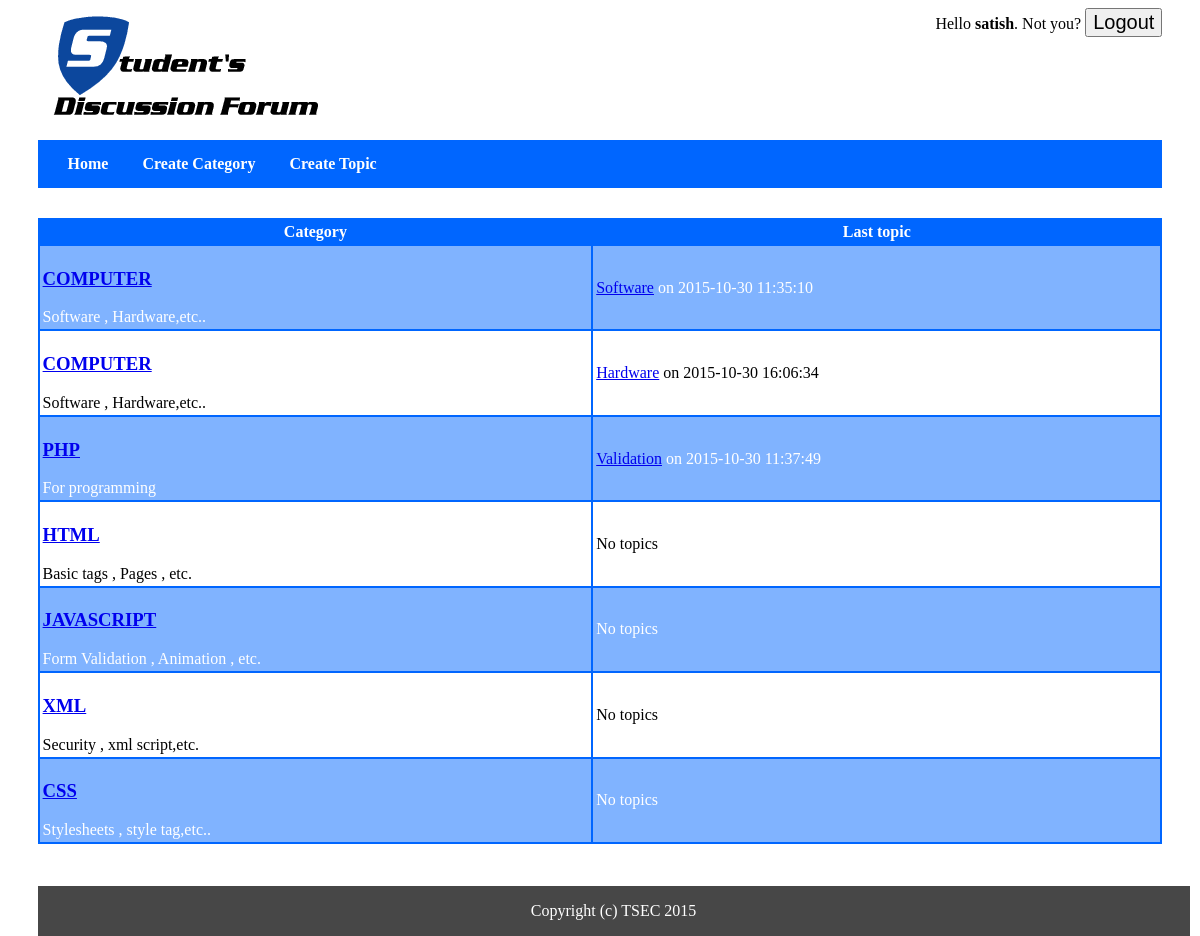
The page / (signed in) on the database its author committed.
### tables this page shows
CREATE TABLE `topics` (
  `topic_id` int(8) NOT NULL,
  `topic_subject` varchar(255) NOT NULL,
  `topic_date` datetime NOT NULL,
  `topic_cat` int(8) NOT NULL,
  `topic_by` int(8) NOT NULL
);

CREATE TABLE `categories` (
  `cat_id` int(8) NOT NULL,
  `cat_name` varchar(255) NOT NULL,
  `cat_description` varchar(255) NOT NULL
);

### index.php (the view)
<?php include'header.php' ?>
<link href="css/home.css" type="text/css" rel="stylesheet">
<?php
include 'connect.php';
$sql = " SELECT
            cat_id,
            cat_name,
            cat_description,
            topics.topic_subject,
            topics.topic_date,
            topics.topic_cat
        FROM
            categories
            LEFT JOIN
            topics
            ON
            topics.topic_cat=cat_id ";
$result = mysqli_query($conn,$sql);
if(!$result)
{
    echo 'The categories could not be displayed, please try again later.';
}
else
{
    if(mysqli_num_rows($result) == 0)
    {
        echo 'No categories defined yet.';
    }
    else
    {
        echo '<table id="home-table">
              <tr>
                <th>Category</th>
                <th>Last topic</th>
              </tr>';
        while($row = mysqli_fetch_assoc($result))
        {
            echo '<tr>';
                echo '<td>';
                    echo '<h3><a href="cat_view.php?id='.$row['cat_id'].'">' . $row['cat_name'] . '</a></h3>' . $row['cat_description'];
                echo '</td>';
                echo '<td>';
                if($row['topic_subject'] != "")
                            echo '<a href="topic.php?id=">'.$row['topic_subject'].'</a> on '.$row['topic_date'].' ';
                else
                            echo 'No topics ';
                echo '</td>';
            echo '</tr>';
        }
        echo'</table><br><br><br>';
    }
}
?>
<?php include'footer.php' ?>
</body>
</html>

### css/home.css (style rules this page uses)
#home-table { margin: 30px auto; width : 90%; border:2px solid #0066FF; border-collapse: collapse; width: 100%; border-radius: 2px; }
th { color:#FFFFFF; padding:3px; border:2px solid #0066FF; background-color:#0066FF; }
td { padding:3px; border : 2px solid #0066FF; //text-align: left; margin: 3px; }
tr { border:2px solid #0066FF; }
tr:nth-child(even) td { background-color: #80B3FF; color: white; }

### rows shown on the page
topics: topic_cat.cat_name "COMPUTER", topic_cat.cat_description "Software , Hardware,etc..", topic_subject "Software", topic_date "2015-10-30 11:35:10"
topics: topic_cat.cat_name "COMPUTER", topic_cat.cat_description "Software , Hardware,etc..", topic_subject "Hardware", topic_date "2015-10-30 16:06:34"
topics: topic_cat.cat_name "PHP", topic_cat.cat_description "For programming", topic_subject "Validation", topic_date "2015-10-30 11:37:49"
categories: cat_name "HTML", cat_description "Basic tags , Pages , etc.", shows "No topics"
categories: cat_name "JAVASCRIPT", cat_description "Form Validation , Animation , etc.", shows "No topics"
categories: cat_name "XML", cat_description "Security , xml script,etc.", shows "No topics"
categories: cat_name "CSS", cat_description "Stylesheets , style tag,etc..", shows "No topics"

### other values the page prints
$_SESSION['user_name'] "satish"
